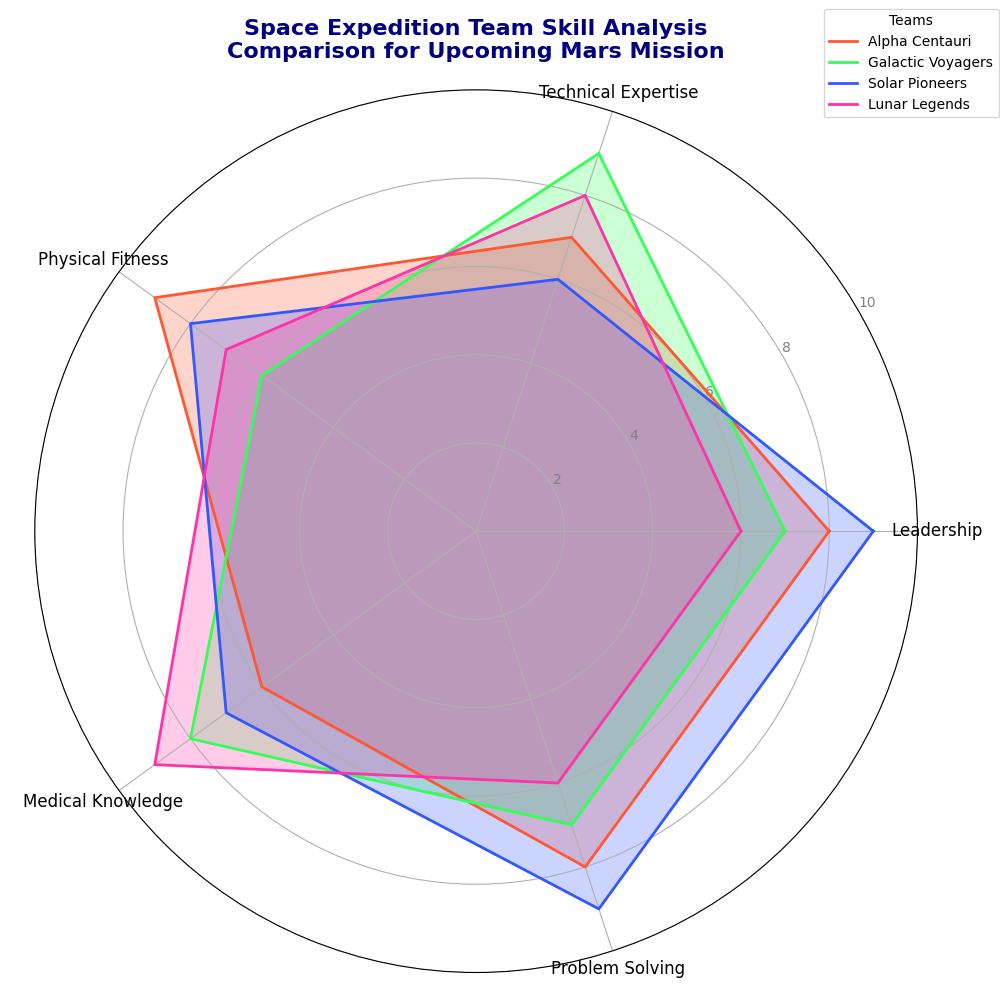

This chart was generated by the following Python code:
import numpy as np
import matplotlib.pyplot as plt
from math import pi

# Define categories and data for each team
skills = ['Leadership', 'Technical Expertise', 'Physical Fitness', 'Medical Knowledge', 'Problem Solving']
num_skills = len(skills)

# Skill scores for each team
teams_scores = {
    'Alpha Centauri': [8, 7, 9, 6, 8],
    'Galactic Voyagers': [7, 9, 6, 8, 7],
    'Solar Pioneers': [9, 6, 8, 7, 9],
    'Lunar Legends': [6, 8, 7, 9, 6],
}

# Create the radar chart
fig, ax = plt.subplots(figsize=(10, 10), subplot_kw=dict(polar=True))

# Create angles for each category
angles = np.linspace(0, 2 * pi, num_skills, endpoint=False).tolist()
angles += angles[:1] # Close the circle

# Plot each team's data
colors = ['#ff5733', '#33ff57', '#3357ff', '#ff33a8']
for idx, (team, scores) in enumerate(teams_scores.items()):
    scores += scores[:1]  # Close the loop
    ax.plot(angles, scores, label=team, linewidth=2, linestyle='solid', color=colors[idx])
    ax.fill(angles, scores, alpha=0.25, color=colors[idx])

# Add labels and title
plt.xticks(angles[:-1], skills, color='black', size=12)
ax.set_rlabel_position(30)
plt.yticks([2, 4, 6, 8, 10], ["2", "4", "6", "8", "10"], color="grey", size=10)
plt.ylim(0, 10)

# Adding annotations
ax.set_title('Space Expedition Team Skill Analysis\nComparison for Upcoming Mars Mission', 
              size=16, color='navy', weight='bold', pad=20, va='bottom')

# Adding a legend and layout adjustment
plt.legend(loc='upper right', bbox_to_anchor=(1.1, 1.1), title="Teams")

# Automatically adjust subplot parameters to give specified padding
plt.tight_layout()

# Display the radar chart
plt.show()
